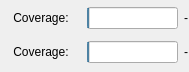
<?xml version="1.0" encoding="UTF-8"?>
<ui version="4.0">
 <class>WStatisticUI</class>
 <widget class="QWidget" name="WStatisticUI">
  <property name="geometry">
   <rect>
    <x>0</x>
    <y>0</y>
    <width>189</width>
    <height>72</height>
   </rect>
  </property>
  <property name="windowTitle">
   <string>Statistic</string>
  </property>
  <layout class="QGridLayout">
   <property name="margin">
    <number>1</number>
   </property>
   <item row="0" column="0">
    <widget class="QPushButton" name="coverage_label_p">
     <property name="text">
      <string>Coverage:</string>
     </property>
     <property name="flat">
      <bool>true</bool>
     </property>
    </widget>
   </item>
   <item row="0" column="1">
    <widget class="QProgressBar" name="coverage_bar_p">
     <property name="maximum">
      <number>100</number>
     </property>
     <property name="value">
      <number>3</number>
     </property>
     <property name="textVisible">
      <bool>false</bool>
     </property>
    </widget>
   </item>
   <item row="0" column="2">
    <widget class="QLabel" name="coverage_value_p">
     <property name="text">
      <string>-</string>
     </property>
    </widget>
   </item>
   <item row="1" column="0">
    <widget class="QPushButton" name="coverage_level1_label_p">
     <property name="text">
      <string>Coverage:</string>
     </property>
     <property name="flat">
      <bool>true</bool>
     </property>
    </widget>
   </item>
   <item row="1" column="1">
    <widget class="QProgressBar" name="coverage_level1_bar_p">
     <property name="maximum">
      <number>100</number>
     </property>
     <property name="value">
      <number>3</number>
     </property>
     <property name="textVisible">
      <bool>false</bool>
     </property>
    </widget>
   </item>
   <item row="1" column="2">
    <widget class="QLabel" name="coverage_level1_value_p">
     <property name="text">
      <string>-</string>
     </property>
    </widget>
   </item>
  </layout>
 </widget>
 <resources/>
 <connections/>
</ui>
